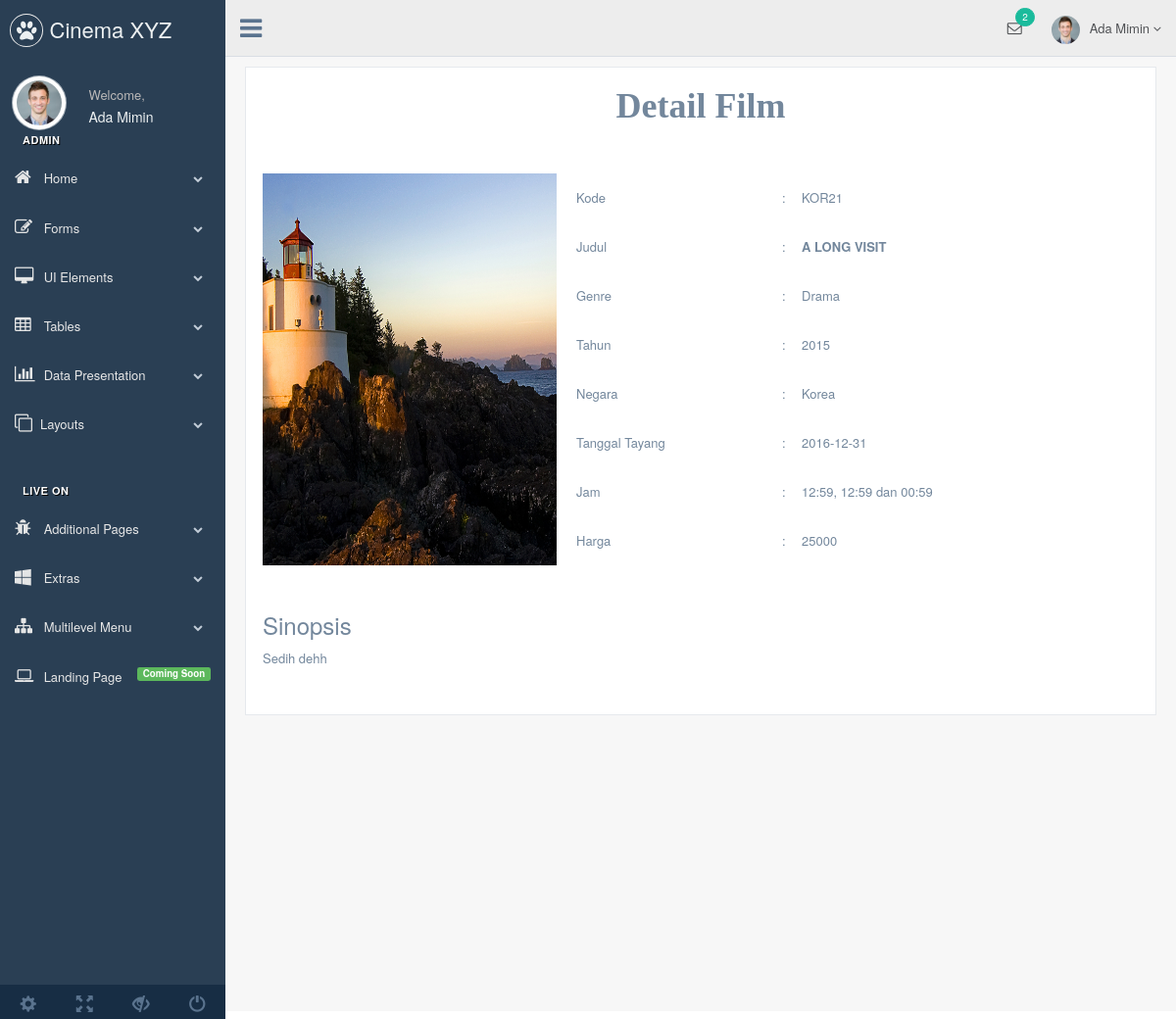
Screenshot of /admin/index.php?detail=kor21 (signed in) with the database file from the repository.
### tables this page shows
CREATE TABLE `tb_jadwal` (
  `id_jadwal` int(11) NOT NULL AUTO_INCREMENT,
  `tgl_tayang` date DEFAULT NULL,
  `jam` varchar(40) DEFAULT NULL,
  `kode` varchar(12) DEFAULT NULL,
  `username` varchar(40) DEFAULT NULL,
  PRIMARY KEY (`id_jadwal`)
);

CREATE TABLE `tb_film` (
  `kode` varchar(12) NOT NULL DEFAULT '',
  `judul` varchar(40) NOT NULL DEFAULT '',
  `sinopsis` text,
  `cover` varchar(100) DEFAULT NULL,
  `id_tahun` int(11) DEFAULT NULL,
  `id_negara` int(11) DEFAULT NULL,
  `id_genre` int(11) DEFAULT NULL,
  `id_harga` int(11) DEFAULT NULL,
  PRIMARY KEY (`kode`)
);

CREATE TABLE `tb_genre` (
  `id_genre` int(11) NOT NULL AUTO_INCREMENT,
  `genre` varchar(40) DEFAULT '',
  PRIMARY KEY (`id_genre`)
);

CREATE TABLE `tb_tahun` (
  `id_tahun` int(11) NOT NULL AUTO_INCREMENT,
  `tahun` year(4) NOT NULL DEFAULT '2016',
  PRIMARY KEY (`id_tahun`)
);

CREATE TABLE `tb_negara` (
  `id_negara` int(11) NOT NULL AUTO_INCREMENT,
  `negara` varchar(40) NOT NULL DEFAULT '',
  PRIMARY KEY (`id_negara`)
);

CREATE TABLE `tb_harga` (
  `id_harga` int(11) NOT NULL AUTO_INCREMENT,
  `harga` double DEFAULT NULL,
  PRIMARY KEY (`id_harga`)
);

### admin/tables/detailfilm.php (the view, shortened to what this page needs)
<div class="x_panel">
	<form>
		<h1 style="text-align: center; font-family: Comic Sans MS"><b>Detail Film</b></h1>
		<br><br>
<?php
$kode=$_GET['detail'];
$sql=$conn->query("SELECT * FROM tb_jadwal a JOIN tb_film b ON a.kode = b.kode JOIN tb_tahun c ON b.id_tahun = c.id_tahun JOIN tb_negara d ON b.id_negara = d.id_negara JOIN tb_genre e ON b.id_genre = e.id_genre JOIN tb_harga f ON b.id_harga = f.id_harga WHERE b.kode = '$kode'");
$row=$sql->fetch_assoc();
?>
<table>
	<tr height="40">
		<td rowspan="8" width="320"><img height="400" width="300" src="<?php echo "../upload/".$row['cover']; ?>"></td>
		<td width="210">Kode</td>
		<td width="20">:</td>
		<td width=""><?php echo strtoupper($row['kode']) ?></td>
	</tr>
	<tr height="40">
		<td width="210">Judul</td>
		<td width="20">:</td>
		<td width=""><strong><?php echo strtoupper($row['judul']) ?></strong></td>
	</tr>
	<tr height="40">
		<td width="210">Genre</td>
		<td width="20">:</td>
		<td width=""><?php echo $row['genre'] ?></td>
	</tr>
	<tr height="40">
		<td width="210">Tahun</td>
		<td width="20">:</td>
		<td width=""><?php echo $row['tahun'] ?></td>
	</tr>
	<tr height="40">
		<td width="210">Negara</td>
		<td width="20">:</td>
		<td width=""><?php echo $row['negara'] ?></td>
	</tr>
	<tr height="40">
		<td width="210">Tanggal Tayang</td>
		<td width="20">:</td>
		<td width=""><?php echo $row['tgl_tayang'] ?></td>
	</tr>
	<tr height="40">
		<td width="210">Jam</td>
		<td width="20">:</td>
		<td width=""><?php echo $row['jam'] ?></td>
	</tr>
	<tr height="40">
		<td width="210">Harga</td>
		<td width="20">:</td>
		<td width=""><?php echo $row['harga'] ?></td>
	</tr>
</table>
<br><br>
<h3>Sinopsis</h3>
<?php echo $row['sinopsis'] ?>
<br><br><br>
	</form>
</div>

### rows the page displays
tb_jadwal: tb_film.cover (picture), tb_film.kode "KOR21", tb_film.judul "A LONG VISIT", tb_genre.genre "Drama", tb_tahun.tahun "2015", tb_negara.negara "Korea", tgl_tayang "2016-12-31", jam "12:59, 12:59 dan 00:59", tb_harga.harga "25000", tb_film.sinopsis "Sedih dehh"

### other values shown
$_SESSION['nama'] "Ada Mimin"
$_SESSION['level'] "ADMIN"
